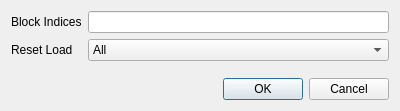
<?xml version="1.0" encoding="UTF-8"?>
<ui version="4.0">
 <class>ResetBlockLoadsParametersDialog</class>
 <widget class="QDialog" name="ResetBlockLoadsParametersDialog">
  <property name="windowModality">
   <enum>Qt::ApplicationModal</enum>
  </property>
  <property name="geometry">
   <rect>
    <x>0</x>
    <y>0</y>
    <width>400</width>
    <height>111</height>
   </rect>
  </property>
  <property name="minimumSize">
   <size>
    <width>400</width>
    <height>111</height>
   </size>
  </property>
  <property name="windowTitle">
   <string>Reset Block Loads Parameters</string>
  </property>
  <property name="modal">
   <bool>true</bool>
  </property>
  <layout class="QGridLayout" name="gridLayout">
   <item row="0" column="0">
    <layout class="QFormLayout" name="formLayout">
     <item row="0" column="0">
      <widget class="QLabel" name="blockIndicesLabel">
       <property name="text">
        <string>Block Indices</string>
       </property>
      </widget>
     </item>
     <item row="0" column="1">
      <widget class="QLineEdit" name="blockIndicesLineEdit"/>
     </item>
     <item row="1" column="0">
      <widget class="QLabel" name="resetLoadLabel">
       <property name="text">
        <string>Reset Load</string>
       </property>
      </widget>
     </item>
     <item row="1" column="1">
      <widget class="QComboBox" name="resetLoadComboBox">
       <item>
        <property name="text">
         <string>All</string>
        </property>
       </item>
       <item>
        <property name="text">
         <string>Force</string>
        </property>
       </item>
       <item>
        <property name="text">
         <string>Torque</string>
        </property>
       </item>
      </widget>
     </item>
    </layout>
   </item>
   <item row="1" column="0">
    <widget class="QDialogButtonBox" name="buttonBox">
     <property name="orientation">
      <enum>Qt::Horizontal</enum>
     </property>
     <property name="standardButtons">
      <set>QDialogButtonBox::Cancel|QDialogButtonBox::Ok</set>
     </property>
    </widget>
   </item>
  </layout>
 </widget>
 <resources/>
 <connections>
  <connection>
   <sender>buttonBox</sender>
   <signal>accepted()</signal>
   <receiver>ResetBlockLoadsParametersDialog</receiver>
   <slot>accept()</slot>
   <hints>
    <hint type="sourcelabel">
     <x>248</x>
     <y>254</y>
    </hint>
    <hint type="destinationlabel">
     <x>157</x>
     <y>274</y>
    </hint>
   </hints>
  </connection>
  <connection>
   <sender>buttonBox</sender>
   <signal>rejected()</signal>
   <receiver>ResetBlockLoadsParametersDialog</receiver>
   <slot>reject()</slot>
   <hints>
    <hint type="sourcelabel">
     <x>316</x>
     <y>260</y>
    </hint>
    <hint type="destinationlabel">
     <x>286</x>
     <y>274</y>
    </hint>
   </hints>
  </connection>
 </connections>
</ui>
